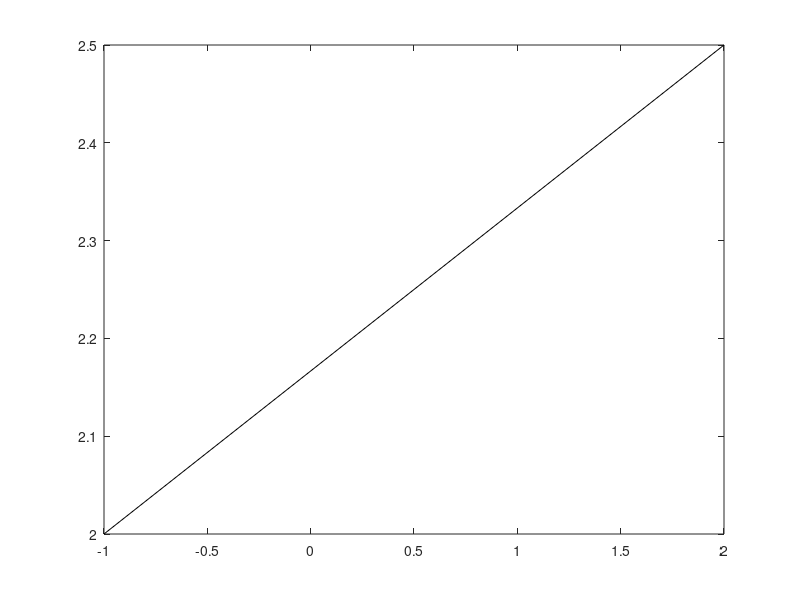

Reproduce this figure in MATLAB. (Note: this script raises an error after producing the figure.)
%%%%%%%%%%%%%%%%%%%%%%%%%%%%%%%%%%%%%%%%%%%%%%%%%%%%%%%%%%%%%%%%%%%%%%
% Max manipulability index ALONG A LINE.
% Start by maximum global manipulability at a pose
% Start by maximizing manipulability locally at each time step
%%%%%%%%%%%%%%%%%%%%%%%%%%%%%%%%%%%%%%%%%%%%%%%%%%%%%%%%%%%%%%%%%%%%%%
function [qq, manips]=path_planning_local_max%(direction)
close all;
global robot

experiment_name = 'min_manip_local.mat';

%Trajectory parameters-------------------
height1 = 2; %m 
height2 = 2.5; %m
x1 = -1;
x2 = 2;

%the orientation needed
phi = pi/2; 
p0 = [x1 height1 0]';
pf = [x2 height2 0]';

T0 = build_T(p0, phi); %creating initial and final T matrix
Tf = build_T(pf, phi);

%this defines the line to follow in direction
deltaV = pf - p0;
deltaV = deltaV/norm(deltaV);
%and total length of the movement
total_length = norm(pf - p0); %m
%the movement step in m
ds=0.1;
mov = 0.0:ds:total_length;

line0 = [p0 pf];
plot(line0(1,:),line0(2,:),'k')
%-------------------------------------------

%initial pose and manipulability
qq = [];

q0 = [pi/2 -pi -pi pi/4]';
q = q0;
Ti = T0;
for i=1:length(mov)    
    fprintf('Move %d out of %d\n', i, length(mov))
    %update to next point in trajectory
    Ti(1:3,4) = p0 + mov(i)*deltaV;   
    %(robot,  Tf, q0, restriction)
    q = inversekinematic_4dofplanar(robot, Ti, q);
    drawrobot3d(robot, q)
    q = max_manipulability_local(robot, q, -1);
    %drawrobot3d(robot, q)
    draw_axes(Ti, 'Xpiece', 'Ypiece', 'Zpiece', 1.2);
    plot3(line0(1,:),line0(2,:),line0(3,:),'k')
    qq = [qq q];
end

animate_local(robot, qq, line0)

manips = compute_manip(robot, qq);
figure,
plot(manips)
title('manipulability index at each movement')
figure,
plot(qq')
title('joint positions')
legend('q_1', 'q_2','q_3','q_4','q_5','q_6','q_7')

save(experiment_name)

% Simple iteration along the null space to increase manipulability
function [q] = max_manipulability_local(robot, q, sign_max)

delta_time = 0.01;
while 1
%    [qd_null] = compute_null_space(robot, q);
[qd_null] = null_space_4dof(robot, q);
    delta_manip = compute_delta_manip(robot, q, qd_null, 0.01);
    % add a sign for maximization/minimization
    % the constant is based on the rate of delta_manip also
    x = sign_max*sign(delta_manip)*qd_null;
    q = q + x*delta_time;
    if abs(delta_manip) < 1e-2
        break
    end
end




%%%%%%%%%%%%%%%%%%%%%%%%%%%%%%%%%%%%%%%%%%%%%%%%%%%%%%%%%%%%%%%%%
% Computes a gradient so as to let the manipulability be improved
% q is the current joint position
% qd is the instantaneous speed that lies in the null space
% 
%%%%%%%%%%%%%%%%%%%%%%%%%%%%%%%%%%%%%%%%%%%%%%%%%%%%%%%%%%%%%%%%%
function delta_manip = compute_delta_manip(robot, q, qd, delta)
%compute first manipulability index
m0 = compute_manip(robot, q);
%move differentially along the null space.
q = q + delta*qd;
%compute second manipulability index
m1 = compute_manip(robot, q);
%delta_manip = trace(inv(J*J')*(Jd*J'+J*Jd'));
%return difference
delta_manip=(m1-m0)/delta;

%
% Computes manipulability of poses given in qs
% Caution: only taking into account vx, vy and wz
%
function manips = compute_manip(robot, qs)
manips = [];
for i=1:size(qs,2)
    %compute current manip
    J = manipulator_jacobian(robot, qs(:,i));
    J = [J(1:2,:); J(6,:)];
    manip = sqrt(det(J*J'));
    manips = [manips manip];
end

function T = build_T(p, phi)
T = [cos(phi) -sin(phi) 0 p(1);
     sin(phi) cos(phi) 0 p(2);
     0            0     1  p(3);
     0             0    0   1];

function animate_local(robot, qq, line_work)
for i=1:1:size(qq,2)
     drawrobot3d(robot, qq(:,i))    
     plot(line_work(1,:),line_work(2,:))
end

 
